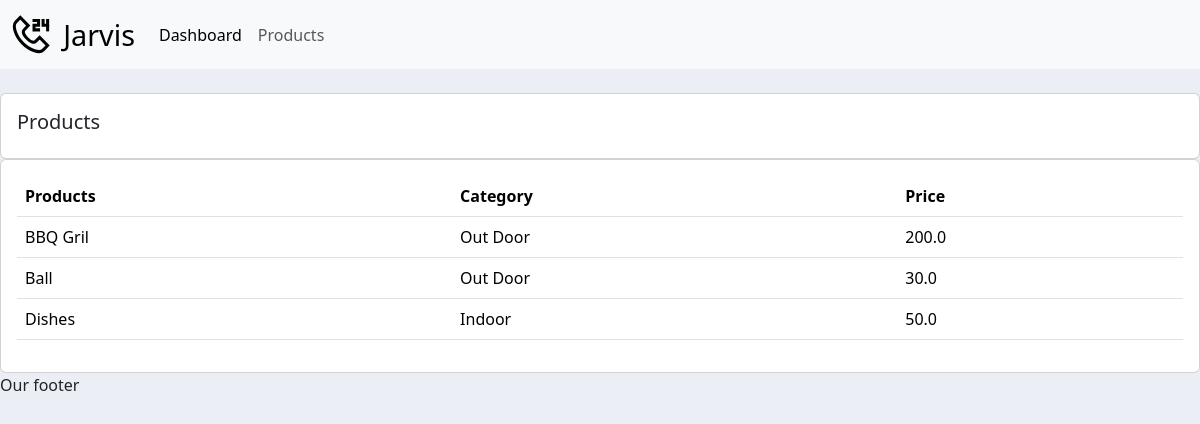
Screenshot of /products/ with the database file from the repository.
### accounts/models.py (models this page shows, shortened)
class Products(models.Model):
    CATEGORY = (
        ('Indoor', 'Indoor'),
        ('Out Door', 'Out Door'),
    )
    name = models.CharField(max_length=255, null=True)
    price = models.FloatField(null=True)
    category = models.CharField(max_length=255, null=True, choices=CATEGORY)
    description = models.CharField(max_length=255, null=True,blank=True)
    date_created = models.DateTimeField(auto_now_add=True, null=True)
    tags = models.ManyToManyField(Tag)

### accounts/views.py (the view)
# urls.py: path('products/', products, name="products"),
def products(request):
    products = Products.objects.all()
    return render(request, 'accounts/products.html', {'products': products})

### accounts/templates/accounts/products.html
{% extends 'accounts/main.html' %}
{% block content %}
<br/>
<div class="row">
    <div class="col-md">
        <div class="card card-body">
            <h5>Products</h5>
        </div>
        <div class="card card-body">
            <table class="table">
                <tr>
                    <th>Products</th>
                    <th>Category</th>
                    <th>Price</th>
                </tr>
                {% for i in products %}
                <tr>
                    <td>{{ i.name }}</td>
                    <td>{{ i.category }}</td>
                    <td>{{ i.price }}</td>
                </tr>
                {% endfor %}
            </table>
        </div>
    </div>
</div>
{% endblock content %}

### static/css/main.css (style rules this page uses)
body { background-color:#ebeff5; }

### rows the page displays
Products: name "BBQ Gril", category "Out Door", price "200.0"
Products: name "Ball", category "Out Door", price "30.0"
Products: name "Dishes", category "Indoor", price "50.0"
